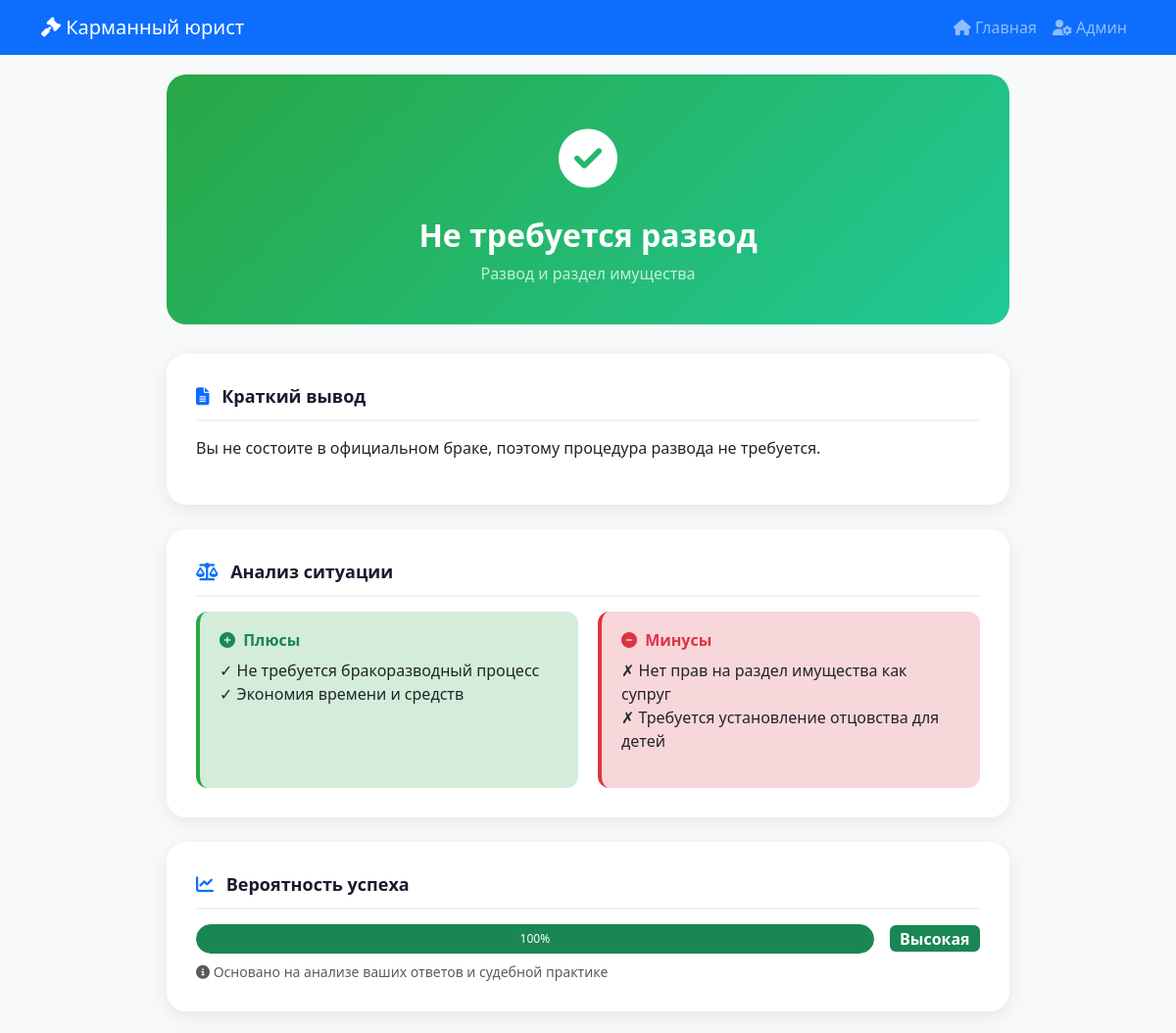
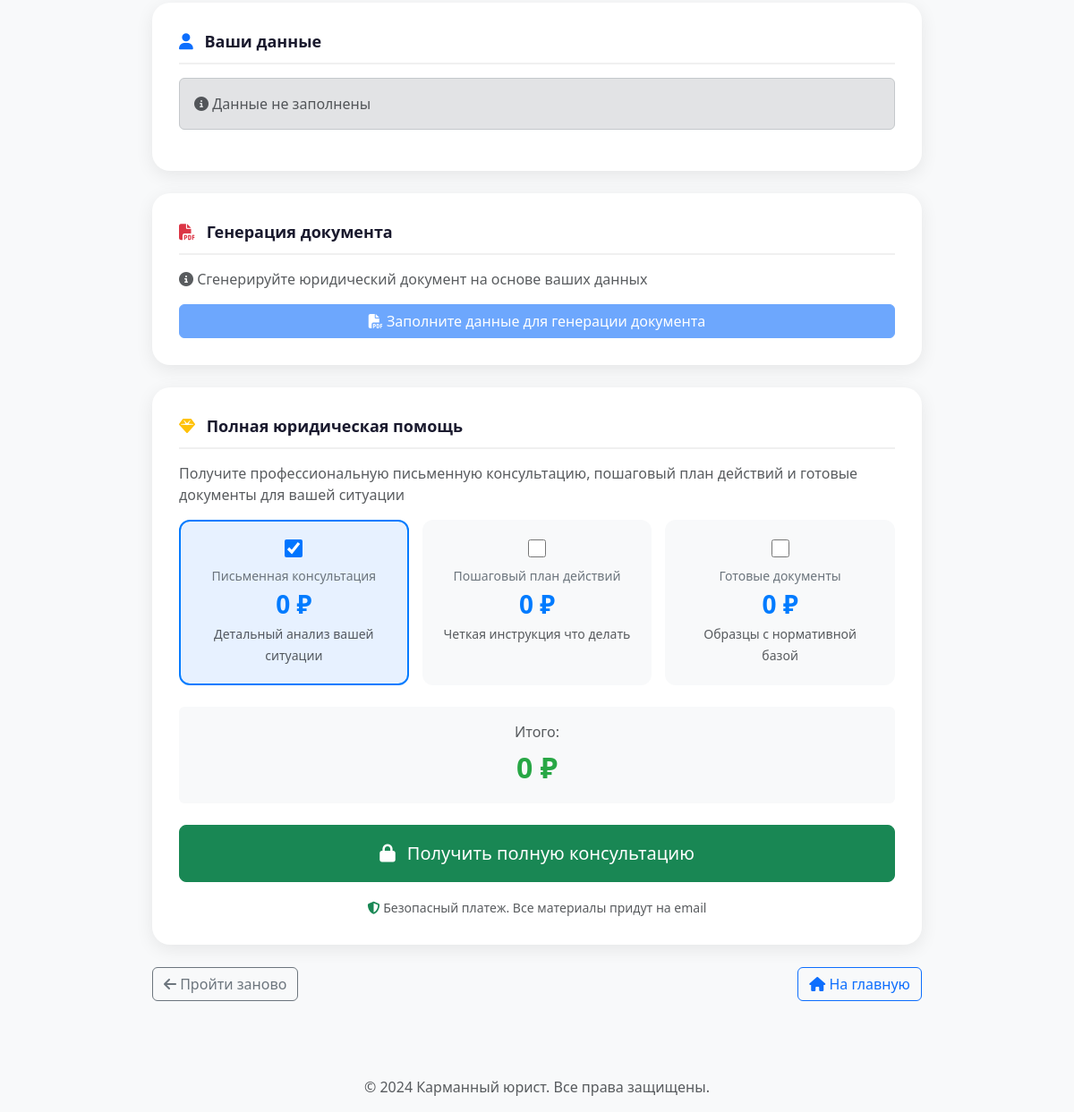
Page /result/4/ on the committed database (2 pictures, top to bottom).
### core/models.py (models this page shows, shortened)
class Conclusion(models.Model):
    questionnaire = models.ForeignKey(
        Questionnaire,
        on_delete=models.CASCADE,
        verbose_name='Опросник',
        related_name='conclusions'
    )
    order = models.PositiveIntegerField('Номер вывода')
    title = models.CharField('Заголовок', max_length=200)
    is_paid = models.BooleanField('Только платно', default=False)  # Добавить
    views_count = models.PositiveIntegerField('Просмотров', default=0)  # Добавить
    purchases_count = models.PositiveIntegerField('Покупок', default=0)  # Добавить
    short_text = models.TextField('Краткий вывод (бесплатно)')
    full_text = models.TextField('Итоговый вывод (платно)')
    pros = models.TextField('Плюсы ситуации', blank=True, help_text='Положительные аспекты для пользователя')
    cons = models.TextField('Минусы ситуации', blank=True, help_text='Негативные аспекты для пользователя')
    success_rate = models.IntegerField('Вероятность успеха', default=50, help_text='От 0 до 100%')
    price = models.DecimalField('Цена', max_digits=10, decimal_places=2, default=0)
    documents = models.FileField(
        'Документы',
        upload_to='docs/%Y/%m/%d/',
        blank=True,
        null=True,
        help_text='Прикрепите файлы документов'
    )
    created_at = models.DateTimeField('Дата создания', auto_now_add=True)
    class Meta:
        verbose_name = 'Вывод'
        verbose_name_plural = 'Выводы'
        ordering = ['order']

class Questionnaire(models.Model):
    direction = models.ForeignKey(
        LegalDirection,
        on_delete=models.CASCADE,
        verbose_name='Направление',
        related_name='questionnaires'
    )
    name = models.CharField('Название опросника', max_length=200)
    description = models.TextField('Описание', blank=True)
    is_active = models.BooleanField('Активен', default=True)
    created_at = models.DateTimeField('Дата создания', auto_now_add=True)
    updated_at = models.DateTimeField('Дата обновления', auto_now=True)
    views_count = models.PositiveIntegerField('Просмотров', default=0)  # Добавить
    completions_count = models.PositiveIntegerField('Завершений', default=0)
    class Meta:
        verbose_name = 'Опросник'
        verbose_name_plural = 'Опросники'
        ordering = ['-created_at']

### core/views.py (the view, shortened to what this page needs)
# urls.py: path('result/<int:conclusion_id>/', views.user_result, name='user_result'),
def user_result(request, conclusion_id):
    conclusion = get_object_or_404(Conclusion, id=conclusion_id)
    session_key = request.session.session_key
    user_session = UserSession.objects.filter(
        session_key=session_key,
        conclusion=conclusion
    ).first()
    user_data = {}
    generated_doc = None
    has_document = False
    context = {
        'conclusion': conclusion,
        'user_data': user_data,
        'generated_doc': generated_doc,
        'has_document': has_document,
    }
    return render(request, 'user/result.html', context)

### core/templates/user/result.html (shortened to what this page needs)
{% extends 'base.html' %}
{% load static %}
{% block content %}
<div class="container result-container">
    <div class="result-header">
        <div class="icon">
            <i class="fas fa-check-circle"></i>
        </div>
        <h2 class="fw-bold">{{ conclusion.title }}</h2>
        <p class="mb-0 opacity-75">{{ conclusion.questionnaire.name }}</p>
    </div>
    <div class="result-card">
        <div class="section-title">
            <i class="fas fa-file-alt text-primary me-2"></i> Краткий вывод
        </div>
        <p class="mb-0" style="font-size: 16px; line-height: 1.8;">
            {{ conclusion.short_text|linebreaks }}
        </p>
    </div>
    {% if conclusion.pros or conclusion.cons %}
    <div class="result-card">
        <div class="section-title">
            <i class="fas fa-balance-scale text-primary me-2"></i> Анализ ситуации
        </div>
        <div class="pros-cons-grid">
            {% if conclusion.pros %}
            <div class="pros-box">
                <h6 class="text-success fw-bold"><i class="fas fa-plus-circle me-1"></i> Плюсы</h6>
                <p class="mb-0 small">{{ conclusion.pros|linebreaks }}</p>
            </div>
            {% endif %}
            {% if conclusion.cons %}
            <div class="cons-box">
                <h6 class="text-danger fw-bold"><i class="fas fa-minus-circle me-1"></i> Минусы</h6>
                <p class="mb-0 small">{{ conclusion.cons|linebreaks }}</p>
            </div>
            {% endif %}
        </div>
    </div>
    {% endif %}
    <div class="result-card">
        <div class="section-title">
            <i class="fas fa-chart-line text-primary me-2"></i> Вероятность успеха
        </div>
        <div class="d-flex align-items-center">
            <div class="flex-grow-1">
                <div class="progress" style="height: 30px; border-radius: 15px;">
                    <div class="progress-bar bg-success" role="progressbar"
                         style="width: {{ conclusion.success_rate }}%; border-radius: 15px;"
                         aria-valuenow="{{ conclusion.success_rate }}"
                         aria-valuemin="0"
                         aria-valuemax="100">
                        {{ conclusion.success_rate }}%
                    </div>
                </div>
            </div>
            <div class="ms-3">
                <span class="badge bg-{% if conclusion.success_rate > 70 %}success{% elif conclusion.success_rate > 40 %}warning{% else %}danger{% endif %} fs-6">
                    {% if conclusion.success_rate > 70 %}Высокая{% elif conclusion.success_rate > 40 %}Средняя{% else %}Низкая{% endif %}
                </span>
            </div>
        </div>
        <p class="text-muted small mt-2 mb-0">
            <i class="fas fa-info-circle"></i>
            Основано на анализе ваших ответов и судебной практике
        </p>
    </div>
    <div class="result-card" id="userDataSection">
        <div class="section-title">
            <i class="fas fa-user text-primary me-2"></i> Ваши данные
        </div>
        <div class="alert alert-secondary" id="userDataDisplay">
            <div id="userDataContent">
                {% if user_data.full_name %}
                    <p class="mb-1"><strong>ФИО:</strong> {{ user_data.full_name }}</p>
                    {% if user_data.address %}<p class="mb-1"><strong>Адрес:</strong> {{ user_data.address }}</p>{% endif %}
                    {% if user_data.phone %}<p class="mb-1"><strong>Телефон:</strong> {{ user_data.phone }}</p>{% endif %}
                    {% if user_data.email %}<p class="mb-1"><strong>Email:</strong> {{ user_data.email }}</p>{% endif %}
                {% else %}
                    <p class="text-muted mb-0"><i class="fas fa-info-circle"></i> Данные не заполнены</p>
                {% endif %}
            </div>
        </div>
    </div>
    <div class="result-card" id="documentSection">
        <div class="section-title">
            <i class="fas fa-file-pdf text-danger me-2"></i> Генерация документа
        </div>
        {% if has_document and generated_doc %}
            <div class="alert alert-success">
                <i class="fas fa-check-circle text-success"></i>
                <strong>Документ готов!</strong>
                <div class="mt-2">
                    <a href="{% url 'core:download_document' generated_doc.id %}" class="btn btn-success">
                        <i class="fas fa-download"></i> Скачать PDF
                    </a>
                    <button class="btn btn-outline-secondary ms-2" onclick="previewDocument()">
                        <i class="fas fa-eye"></i> Предпросмотр
                    </button>
                </div>
            </div>
            {% if generated_doc.content_text %}
            <div id="documentPreview" style="display: none;" class="mt-3">
                <div class="document-preview">{{ generated_doc.content_text }}</div>
            </div>
            {% endif %}
        {% else %}
            <p class="text-muted">
                <i class="fas fa-info-circle"></i>
                Сгенерируйте юридический документ на основе ваших данных
            </p>
            <button id="generatePdfBtn" class="btn btn-primary generate-btn w-100"
                    {% if not user_data.full_name %}disabled{% endif %}>
                <i class="fas fa-file-pdf"></i>
                {% if user_data.full_name %}
                    Сгенерировать документ
                {% else %}
                    Заполните данные для генерации документа
                {% endif %}
            </button>
        {% endif %}
    </div>
    <div class="result-card" id="paymentSection">
        <div class="section-title">
            <i class="fas fa-gem text-warning me-2"></i> Полная юридическая помощь
        </div>
        <p class="text-muted">
            Получите профессиональную письменную консультацию, пошаговый план действий
            и готовые документы для вашей ситуации
        </p>
        <form id="paymentForm" method="post" action="{% url 'core:user_payment' conclusion.id %}">
            <div class="payment-options mb-4">
                <div class="payment-option" onclick="toggleOption(this)">
                    <input type="checkbox" name="services" value="consultation" checked>
                    <div class="label">Письменная консультация</div>
                    <div class="price">{{ conclusion.price|floatformat:0 }} ₽</div>
                    <small class="text-muted">Детальный анализ вашей ситуации</small>
                </div>
                <div class="payment-option" onclick="toggleOption(this)">
                    <input type="checkbox" name="services" value="plan">
                    <div class="label">Пошаговый план действий</div>
                    <div class="price">{{ conclusion.price|floatformat:0|add:0 }} ₽</div>
                    <small class="text-muted">Четкая инструкция что делать</small>
                </div>
                <div class="payment-option" onclick="toggleOption(this)">
                    <input type="checkbox" name="services" value="documents">
                    <div class="label">Готовые документы</div>
                    <div class="price">{{ conclusion.price|floatformat:0|add:0 }} ₽</div>
                    <small class="text-muted">Образцы с нормативной базой</small>
                </div>
            </div>
            <div class="text-center py-3 bg-light rounded">
                <p class="text-muted mb-1">Итого:</p>
                <div class="total-price" id="totalPrice">{{ conclusion.price|floatformat:0 }} ₽</div>
            </div>
            <div class="d-grid gap-2 mt-4">
                <button type="submit" class="btn btn-success btn-lg py-3">
                    <i class="fas fa-lock me-2"></i> Получить полную консультацию
                </button>
            </div>
        </form>
        <div class="text-center mt-3">
            <small class="text-muted">
                <i class="fas fa-shield-alt text-success"></i>
                Безопасный платеж. Все материалы придут на email
            </small>
        </div>
    </div>
    <div class="d-flex justify-content-between mt-4">
        <a href="{% url 'core:user_questionnaire' conclusion.questionnaire.id %}"
           class="btn btn-outline-secondary">
            <i class="fas fa-arrow-left"></i> Пройти заново
        </a>
        <a href="{% url 'core:user_select_problem' %}" class="btn btn-outline-primary">
            <i class="fas fa-home"></i> На главную
        </a>
    </div>
</div>
{% endblock %}

### core/static/css/style.css (style rules this page uses)
body { font-family: 'Segoe UI', Tahoma, Geneva, Verdana, sans-serif; background-color: #f8f9fa; }

### core/templates/user/result.html (style rules this page uses)
.result-container { max-width: 900px; margin: 0 auto; padding: 20px; }
.result-header { background: linear-gradient(135deg, #28a745, #20c997); color: white; border-radius: 20px; padding: 40px; text-align: center; margin-bottom: 30px; animation: fadeInUp 0.6s ease; }
.result-header .icon { font-size: 60px; margin-bottom: 15px; }
.result-card { background: white; border-radius: 20px; padding: 30px; box-shadow: 0 5px 20px rgba(0,0,0,0.08); margin-bottom: 25px; animation: fadeInUp 0.8s ease; }
.section-title { font-size: 18px; font-weight: 600; color: #1a1a2e; margin-bottom: 15px; padding-bottom: 10px; border-bottom: 2px solid #f0f0f0; }
.pros-cons-grid { display: grid; grid-template-columns: 1fr 1fr; gap: 20px; }
.pros-box { background: #d4edda; border-radius: 12px; padding: 20px; border-left: 4px solid #28a745; }
.cons-box { background: #f8d7da; border-radius: 12px; padding: 20px; border-left: 4px solid #dc3545; }
.generate-btn { transition: all 0.3s; }
.generate-btn:disabled { opacity: 0.6; cursor: not-allowed; }
.payment-options { display: grid; grid-template-columns: 1fr 1fr 1fr; gap: 15px; }
.payment-option { background: #f8f9fa; border-radius: 12px; padding: 20px; text-align: center; transition: all 0.3s; border: 2px solid transparent; cursor: pointer; }
.payment-option.selected { border-color: #007bff; background: #e7f1ff; }
.payment-option .price { font-size: 28px; font-weight: bold; color: #007bff; }
.payment-option .label { font-size: 14px; color: #6c757d; }
.payment-option input[type="checkbox"] { width: 20px; height: 20px; margin-bottom: 10px; }
.total-price { font-size: 32px; font-weight: bold; color: #28a745; }

### rows in the picture
Conclusion: title "Не требуется развод", questionnaire.name "Развод и раздел имущества", short_text "Вы не состоите в официальном браке, поэтому процедура развода не требуется.", pros "✓ Не требуется бракоразводный процесс ✓ Экономия времени и средств", cons "✗ Нет прав на раздел имущества как супруг ✗ Требуется установление отцовства для детей", success_rate "100", price "0", price|add "0"
